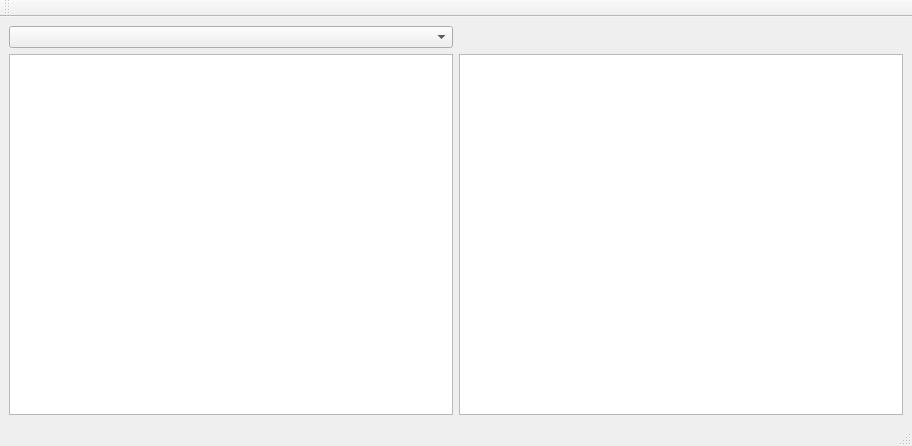
<?xml version="1.0" encoding="UTF-8"?>
<ui version="4.0">
 <class>MainWindow</class>
 <widget class="QMainWindow" name="MainWindow">
  <property name="geometry">
   <rect>
    <x>0</x>
    <y>0</y>
    <width>912</width>
    <height>446</height>
   </rect>
  </property>
  <property name="sizePolicy">
   <sizepolicy hsizetype="Minimum" vsizetype="Minimum">
    <horstretch>0</horstretch>
    <verstretch>0</verstretch>
   </sizepolicy>
  </property>
  <property name="windowTitle">
   <string>MainWindow</string>
  </property>
  <property name="documentMode">
   <bool>false</bool>
  </property>
  <property name="dockNestingEnabled">
   <bool>true</bool>
  </property>
  <widget class="QWidget" name="centralwidget">
   <property name="sizePolicy">
    <sizepolicy hsizetype="Ignored" vsizetype="Ignored">
     <horstretch>0</horstretch>
     <verstretch>0</verstretch>
    </sizepolicy>
   </property>
   <layout class="QGridLayout" name="gridLayout_7">
    <item row="1" column="1">
     <widget class="QTableView" name="tableView"/>
    </item>
    <item row="0" column="1">
     <widget class="QComboBox" name="cb_language"/>
    </item>
    <item row="1" column="2">
     <widget class="QTableView" name="tableViewDevice"/>
    </item>
   </layout>
  </widget>
  <widget class="QMenuBar" name="menubar">
   <property name="geometry">
    <rect>
     <x>0</x>
     <y>0</y>
     <width>912</width>
     <height>22</height>
    </rect>
   </property>
   <property name="sizePolicy">
    <sizepolicy hsizetype="Ignored" vsizetype="MinimumExpanding">
     <horstretch>0</horstretch>
     <verstretch>0</verstretch>
    </sizepolicy>
   </property>
  </widget>
  <widget class="QStatusBar" name="statusbar">
   <property name="sizePolicy">
    <sizepolicy hsizetype="Ignored" vsizetype="MinimumExpanding">
     <horstretch>0</horstretch>
     <verstretch>0</verstretch>
    </sizepolicy>
   </property>
  </widget>
  <widget class="QToolBar" name="toolbar">
   <property name="sizePolicy">
    <sizepolicy hsizetype="Ignored" vsizetype="MinimumExpanding">
     <horstretch>0</horstretch>
     <verstretch>0</verstretch>
    </sizepolicy>
   </property>
   <property name="minimumSize">
    <size>
     <width>0</width>
     <height>0</height>
    </size>
   </property>
   <property name="contextMenuPolicy">
    <enum>Qt::DefaultContextMenu</enum>
   </property>
   <property name="windowTitle">
    <string>Панель инструментов</string>
   </property>
   <attribute name="toolBarArea">
    <enum>TopToolBarArea</enum>
   </attribute>
   <attribute name="toolBarBreak">
    <bool>false</bool>
   </attribute>
  </widget>
  <action name="action_model">
   <property name="checkable">
    <bool>true</bool>
   </property>
   <property name="text">
    <string>Выбор теста</string>
   </property>
  </action>
  <action name="action_control">
   <property name="checkable">
    <bool>true</bool>
   </property>
   <property name="text">
    <string>Управление</string>
   </property>
  </action>
  <action name="action_test_results">
   <property name="checkable">
    <bool>true</bool>
   </property>
   <property name="text">
    <string>Результаты теста</string>
   </property>
  </action>
  <action name="action_tests_results">
   <property name="checkable">
    <bool>true</bool>
   </property>
   <property name="text">
    <string>Результаты тестов</string>
   </property>
  </action>
  <action name="action_test">
   <property name="checkable">
    <bool>true</bool>
   </property>
   <property name="text">
    <string>Тестовая карта</string>
   </property>
  </action>
 </widget>
 <resources/>
 <connections/>
</ui>
